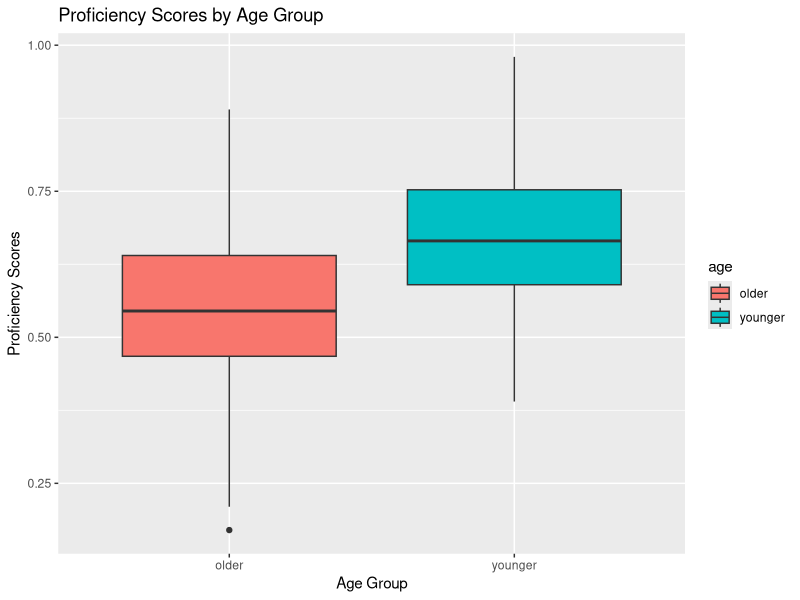
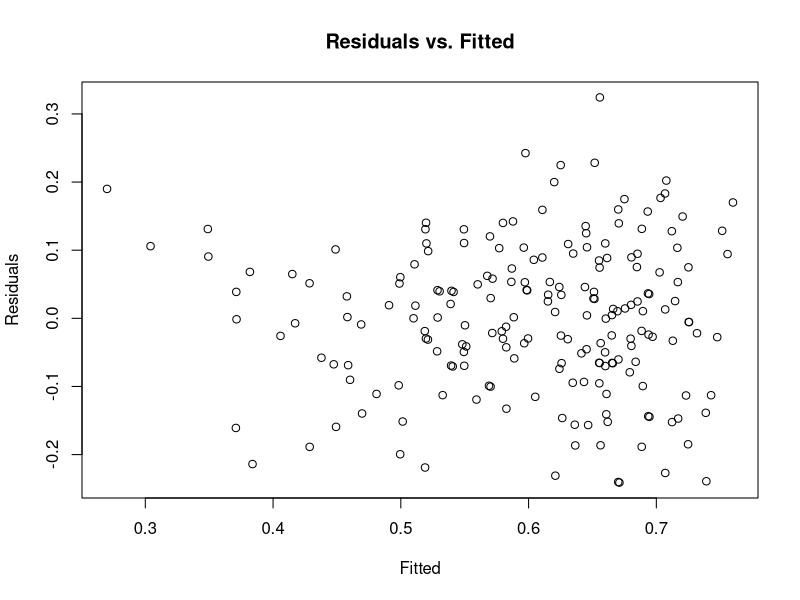
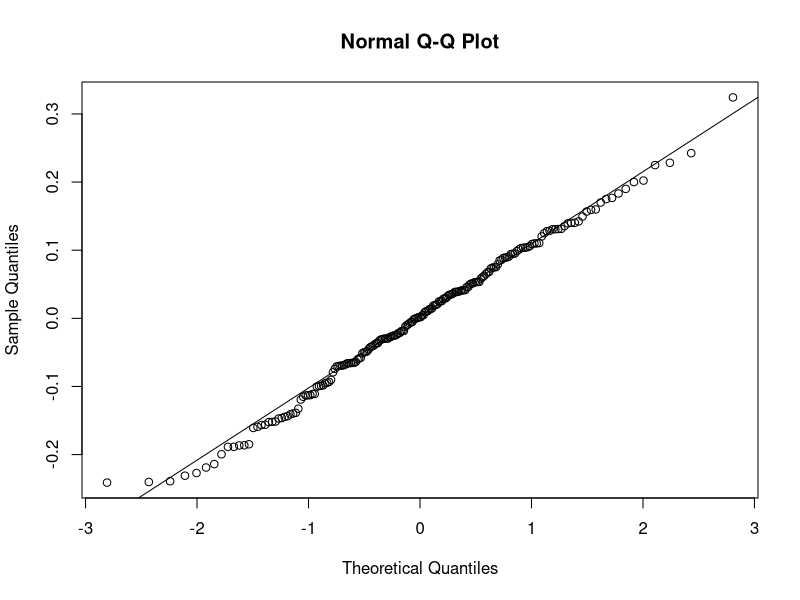
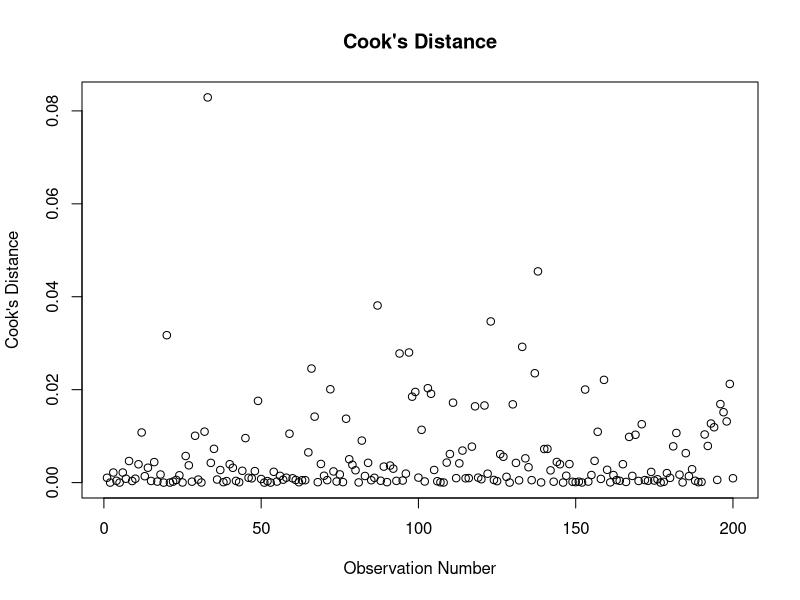

These figures' R source, in order:
## ---- chunk 1
knitr::opts_chunk$set(echo = TRUE)
library(tidyverse)
## ---- chunk 2

lang_data_raw <- read_csv("data_raw/pa_5_data/lang_data_raw.csv")
head(lang_data_raw)
## ---- chunk 3
datatidy <- lang_data_raw %>%
  separate(., col = "id", into = c("id", "sex", "age"), sep = "_")
head(datatidy)
## ---- chunk 4
datatidy <- datatidy %>%
  mutate(., composite_score = log(iq / 80) + log(motivation))
head(datatidy)
## ---- chunk 5
datamale <- datatidy %>%
  filter(., sex == "male")
datafemale <- datatidy %>%
  filter(., sex == "female")
## ---- chunk 6
ggplot(data = datatidy, aes(x = age, y = prof, fill = age)) +
  geom_boxplot() +
  labs(title = "Proficiency Scores by Age Group", x = "Age Group", y = "Proficiency Scores")
## ---- chunk 7
modeldata <- datatidy %>%                #select the variables
  select(., age, prof, composite_score)

mod_full <- lm(prof ~ age + composite_score + age:composite_score, data = modeldata) #the full model

mod_noint <- lm(prof ~ age + composite_score                     , data = modeldata) #no interaction

mod_age <- lm(prof ~ age, data = modeldata) #main effect of age

mod_comp <- lm(prof ~ composite_score, data = modeldata) #main effect of composite score


anova(mod_noint, mod_full) #How much variance is explained by the interaction?

anova(mod_noint, mod_age) #How much variance is explained by age?

anova(mod_noint, mod_comp) #How much variance is explained by composite score?
## ---- chunk 8
summary(mod_full)
## ---- chunk 9
confint(mod_full)
## ---- chunk 10
mean(mod_full$residuals)
## ---- chunk 11
plot(fitted(mod_full), residuals(mod_full), main = "Residuals vs. Fitted", 
     ylab = "Residuals", xlab = "Fitted") 
## ---- chunk 12
qqnorm(residuals(mod_full))
qqline(residuals(mod_full))
## ---- chunk 13
plot(cooks.distance(mod_full), main = "Cook's Distance", 
     ylab = "Cook's Distance", xlab = "Observation Number")
